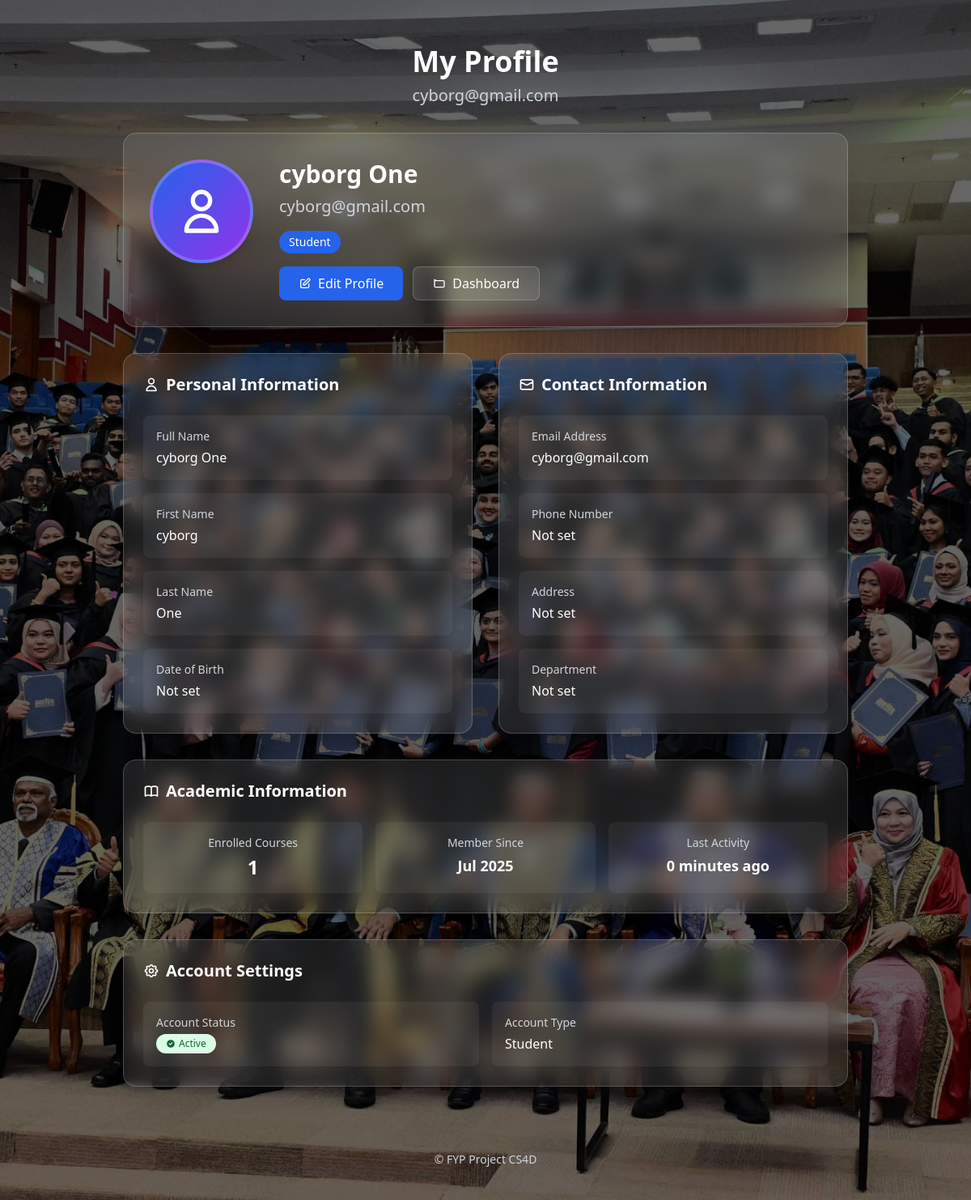
The app's page /student/profile/ (signed in) with its own data.
### accounts/models.py (models this page shows, shortened)
class CustomUser(AbstractBaseUser, PermissionsMixin):
    class Role(models.TextChoices):
        STUDENT = 'STUDENT', 'Student'
        LECTURER = 'LECTURER', 'Lecturer'
        ADMIN = 'ADMIN', 'Admin'
    email = models.EmailField(unique=True)
    role = models.CharField(max_length=20, choices=Role.choices, default=Role.STUDENT)
    first_name = models.CharField(max_length=30, blank=True)
    last_name = models.CharField(max_length=30, blank=True)
    phone_number = models.CharField(max_length=20, blank=True, null=True)
    address = models.TextField(blank=True, null=True)
    department = models.ForeignKey(
    Department,
    null=True,
    blank=True,
    on_delete=models.SET_NULL,
    related_name='users'
)
    profile_picture = models.ImageField(upload_to='profile_pics/', blank=True, null=True)  # Added profile_picture field
    is_staff = models.BooleanField(default=False)
    is_active = models.BooleanField(default=True)
    date_joined = models.DateTimeField(default=timezone.now, blank=True, null=True)
    USERNAME_FIELD = 'email'
    REQUIRED_FIELDS = ['first_name', 'last_name']
    objects = CustomUserManager()
    def get_full_name(self):
        return f"{self.first_name} {self.last_name}".strip()

### core/models.py (models this page shows, shortened)
class Student(models.Model):
    user = models.OneToOneField(settings.AUTH_USER_MODEL, on_delete=models.CASCADE)
    courses = models.ManyToManyField(Course, through='Enrollment')
    parents = models.ManyToManyField(Parent, related_name='children', blank=True)
    profile_picture = models.ImageField(upload_to='profile_pics/', blank=True, null=True)
    date_of_birth = models.DateField(blank=True, null=True)
    address = models.TextField(blank=True, null=True)
    phone_number = models.CharField(max_length=20, blank=True, null=True)
    latest_activity = models.DateTimeField(blank=True, null=True)

### accounts/decorators.py (the view)
        @login_required
        def _wrapped_view(request, *args, **kwargs):
            if request.user.role != role:
                return HttpResponseForbidden("You are not authorized to view this page.")
            return view_func(request, *args, **kwargs)

### student/views.py (called while the page is built)
@login_required
@role_required(CustomUser.Role.STUDENT)
def student_profile(request):
    try:
        student = Student.objects.get(user=request.user)
        student.latest_activity = timezone.now()
        student.save(update_fields=['latest_activity'])
    except Student.DoesNotExist:
        pass
    user = request.user
    return render(request, 'student/profile.html', {'user': user})

### student/templates/student/profile.html (shortened to what this page needs)
{% extends 'base.html' %}
{% load static %}
{% block content %}
<div class="max-w-4xl mx-auto space-y-8">
  <div class="text-center mb-8">
    <h1 class="text-4xl font-bold text-white mb-2">My Profile</h1>
    <p class="text-xl text-gray-300">{{ request.user.email }}</p>
  </div>
  <div class="bg-white/10 backdrop-blur-md rounded-2xl p-8 border border-white/20 shadow-xl">
    <div class="flex flex-col md:flex-row items-center md:items-start space-y-6 md:space-y-0 md:space-x-8">
      <div class="flex-shrink-0">
        {% if request.user.profile_picture %}
          <img src="{{ request.user.profile_picture.url }}" alt="Profile Picture"
               class="w-32 h-32 rounded-full object-cover border-4 border-white/20 shadow-lg">
        {% else %}
          <div class="w-32 h-32 rounded-full bg-gradient-to-br from-blue-600 to-purple-600 flex items-center justify-center border-4 border-white/20 shadow-lg">
            <svg class="w-16 h-16 text-white" fill="none" stroke="currentColor" viewBox="0 0 24 24">
              <path stroke-linecap="round" stroke-linejoin="round" stroke-width="2" d="M16 7a4 4 0 11-8 0 4 4 0 018 0zM12 14a7 7 0 00-7 7h14a7 7 0 00-7-7z"></path>
            </svg>
          </div>
        {% endif %}
      </div>
      <div class="flex-grow text-center md:text-left">
        <h2 class="text-3xl font-bold text-white mb-2">
          {{ request.user.get_full_name|default:"No Name Set" }}
        </h2>
        <p class="text-xl text-gray-300 mb-4">{{ request.user.email }}</p>
        <div class="flex flex-wrap justify-center md:justify-start gap-2 mb-4">
          <span class="bg-blue-600 text-white px-3 py-1 rounded-full text-sm">Student</span>
        </div>
        <div class="flex flex-col sm:flex-row gap-3 justify-center md:justify-start">
          <a href="{% url 'student:profile_update' %}"
             class="bg-blue-600 hover:bg-blue-700 text-white px-6 py-2 rounded-lg transition-colors flex items-center justify-center">
            <svg class="w-4 h-4 mr-2" fill="none" stroke="currentColor" viewBox="0 0 24 24">
              <path stroke-linecap="round" stroke-linejoin="round" stroke-width="2" d="M11 5H6a2 2 0 00-2 2v11a2 2 0 002 2h11a2 2 0 002-2v-5m-1.414-9.414a2 2 0 112.828 2.828L11.828 15H9v-2.828l8.586-8.586z"></path>
            </svg>
            Edit Profile
          </a>
          <a href="{% url 'student:dashboard' %}"
             class="bg-white/10 hover:bg-white/20 text-white px-6 py-2 rounded-lg transition-colors border border-white/20 flex items-center justify-center">
            <svg class="w-4 h-4 mr-2" fill="none" stroke="currentColor" viewBox="0 0 24 24">
              <path stroke-linecap="round" stroke-linejoin="round" stroke-width="2" d="M3 7v10a2 2 0 002 2h14a2 2 0 002-2V9a2 2 0 00-2-2H5a2 2 0 00-2-2V7"></path>
            </svg>
            Dashboard
          </a>
        </div>
      </div>
    </div>
  </div>
  <div class="grid grid-cols-1 lg:grid-cols-2 gap-8">
    <div class="bg-white/10 backdrop-blur-md rounded-2xl p-6 border border-white/20 shadow-xl">
      <h3 class="text-xl font-semibold text-white mb-6 flex items-center">
        <svg class="w-5 h-5 mr-2" fill="none" stroke="currentColor" viewBox="0 0 24 24">
          <path stroke-linecap="round" stroke-linejoin="round" stroke-width="2" d="M16 7a4 4 0 11-8 0 4 4 0 018 0zM12 14a7 7 0 00-7 7h14a7 7 0 00-7-7z"></path>
        </svg>
        Personal Information
      </h3>
      <div class="space-y-4">
        <div class="bg-white/5 rounded-lg p-4">
          <h4 class="text-sm font-medium text-gray-300 mb-1">Full Name</h4>
          <p class="text-white">{{ request.user.get_full_name|default:"Not set" }}</p>
        </div>
        <div class="bg-white/5 rounded-lg p-4">
          <h4 class="text-sm font-medium text-gray-300 mb-1">First Name</h4>
          <p class="text-white">{{ request.user.first_name|default:"Not set" }}</p>
        </div>
        <div class="bg-white/5 rounded-lg p-4">
          <h4 class="text-sm font-medium text-gray-300 mb-1">Last Name</h4>
          <p class="text-white">{{ request.user.last_name|default:"Not set" }}</p>
        </div>
        <div class="bg-white/5 rounded-lg p-4">
          <h4 class="text-sm font-medium text-gray-300 mb-1">Date of Birth</h4>
          <p class="text-white">
            {% if request.user.student.date_of_birth %}
              {{ request.user.student.date_of_birth|date:"F d, Y" }}
            {% else %}
              Not set
            {% endif %}
          </p>
        </div>
      </div>
    </div>
    <div class="bg-white/10 backdrop-blur-md rounded-2xl p-6 border border-white/20 shadow-xl">
      <h3 class="text-xl font-semibold text-white mb-6 flex items-center">
        <svg class="w-5 h-5 mr-2" fill="none" stroke="currentColor" viewBox="0 0 24 24">
          <path stroke-linecap="round" stroke-linejoin="round" stroke-width="2" d="M3 8l7.89 4.26a2 2 0 002.22 0L21 8M5 19h14a2 2 0 002-2V7a2 2 0 00-2-2H5a2 2 0 00-2 2v10a2 2 0 002 2z"></path>
        </svg>
        Contact Information
      </h3>
      <div class="space-y-4">
        <div class="bg-white/5 rounded-lg p-4">
          <h4 class="text-sm font-medium text-gray-300 mb-1">Email Address</h4>
          <p class="text-white">{{ request.user.email }}</p>
        </div>
        <div class="bg-white/5 rounded-lg p-4">
          <h4 class="text-sm font-medium text-gray-300 mb-1">Phone Number</h4>
          <p class="text-white">{{ request.user.phone_number|default:"Not set" }}</p>
        </div>
        <div class="bg-white/5 rounded-lg p-4">
          <h4 class="text-sm font-medium text-gray-300 mb-1">Address</h4>
          <p class="text-white">{{ request.user.address|default:"Not set" }}</p>
        </div>
        <div class="bg-white/5 rounded-lg p-4">
          <h4 class="text-sm font-medium text-gray-300 mb-1">Department</h4>
          <p class="text-white">{{ request.user.department|default:"Not set" }}</p>
        </div>
      </div>
    </div>
  </div>
  <div class="bg-white/10 backdrop-blur-md rounded-2xl p-6 border border-white/20 shadow-xl">
    <h3 class="text-xl font-semibold text-white mb-6 flex items-center">
      Academic Information
    </h3>
    <div class="grid grid-cols-1 md:grid-cols-3 gap-4">
      <div class="bg-white/5 rounded-lg p-4 text-center">
        <h4 class="text-sm font-medium text-gray-300 mb-1">Enrolled Courses</h4>
        <p class="text-2xl font-bold text-white">{{ request.user.student.enrollment_set.count }}</p>
      </div>
      <div class="bg-white/5 rounded-lg p-4 text-center">
        <h4 class="text-sm font-medium text-gray-300 mb-1">Member Since</h4>
        <p class="text-lg font-semibold text-white">{{ request.user.date_joined|date:"M Y" }}</p>
      </div>
      <div class="bg-white/5 rounded-lg p-4 text-center">
        <h4 class="text-sm font-medium text-gray-300 mb-1">Last Activity</h4>
        <p class="text-lg font-semibold text-white">
          {% if request.user.student.latest_activity %}
            {{ request.user.student.latest_activity|timesince }} ago
          {% else %}
            Never
          {% endif %}
        </p>
      </div>
    </div>
  </div>
  <div class="bg-white/10 backdrop-blur-md rounded-2xl p-6 border border-white/20 shadow-xl">
    <h3 class="text-xl font-semibold text-white mb-6 flex items-center">
      Account Settings
    </h3>
    <div class="grid grid-cols-1 md:grid-cols-2 gap-4">
      <div class="bg-white/5 rounded-lg p-4">
        <h4 class="text-sm font-medium text-gray-300 mb-1">Account Status</h4>
        <span class="inline-flex items-center px-3 py-1 rounded-full text-xs font-medium bg-green-100 text-green-800">
          <svg class="w-3 h-3 mr-1" fill="currentColor" viewBox="0 0 20 20">
            <path fill-rule="evenodd" d="M10 18a8 8 0 100-16 8 8 0 000 16zm3.707-9.293a1 1 0 00-1.414-1.414L9 10.586 7.707 9.293a1 1 0 00-1.414 1.414l2 2a1 1 0 001.414 0l4-4z" clip-rule="evenodd"></path>
          </svg>
          Active
        </span>
      </div>
      <div class="bg-white/5 rounded-lg p-4">
        <h4 class="text-sm font-medium text-gray-300 mb-1">Account Type</h4>
        <p class="text-white">{{ request.user.get_role_display }}</p>
      </div>
    </div>
  </div>
</div>
{% endblock %}

### records on screen
CustomUser: user.email "cyborg@gmail.com", user.get_full_name "cyborg One", user.first_name "cyborg", user.last_name "One", user.phone_number "Not set", user.address "Not set", user.department "Not set", user.student.enrollment_set.count "1", user.date_joined "Jul 2025", user.student.latest_activity "0 minutes", user.role "Student"
